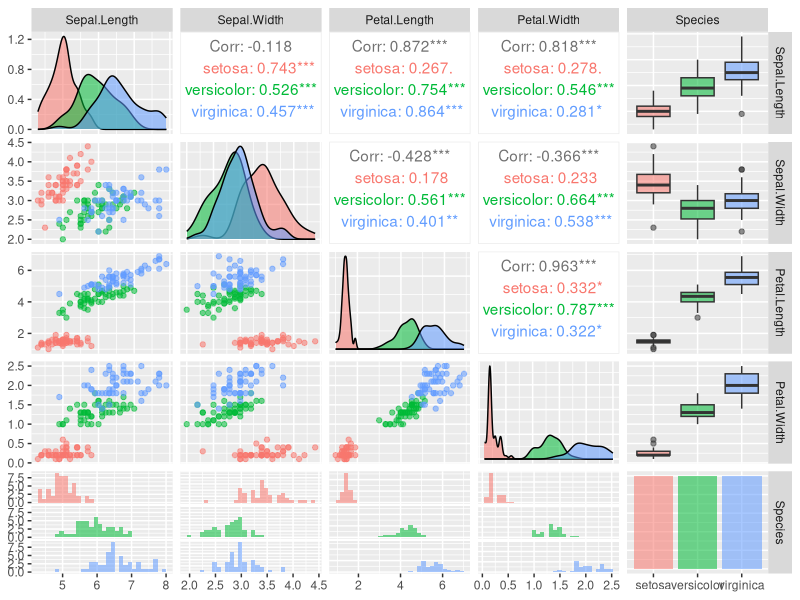
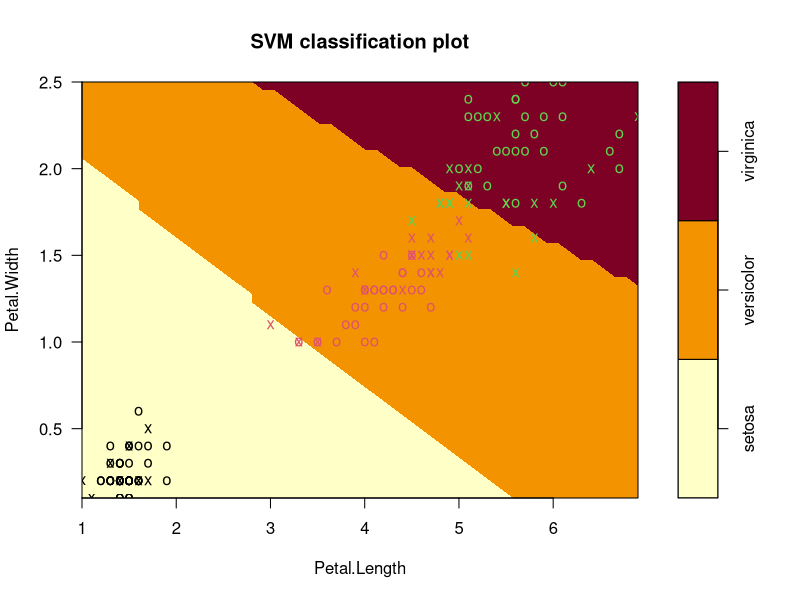

These charts were generated, in order, by the following R code:
#e1071 will be used for Support Vector Classification.
install.packages("e1071")
install.packages("GGally")
install.packages("ggplot2")

library(e1071)
library(GGally)
library(ggplot2)

#get the dataset
data(iris)

#explore the data
str(iris)
head(iris,3)

#Create the SVM model
svm_model <- svm(Species ~ ., data=iris,
                 kernel="radial") #linear/polynomial/sigmoid

#Lets have a closer look at the parameters 
#and judge before hand if a good model can be created or not.
ggpairs(iris, ggplot2::aes(colour = Species, alpha = 0.4))

#We can clearly see from the Histograms of Petal.length 
#and Petal.width that we can clearly separate out Setosa species with very high confidence.

#However, Versicolor and Virginica Species are overlapped. 
#If we look at the scatter plot of Sepal.Length vs Petal.Length 
#and Petal.Width vs Petal.Length, 
#we can distinctly see a separator that can be draw between the groups of Species.

#Looks like we can just use Petal.Width and Petal.Length as parameters 
#and come with a good model. SVM seems to be a very good model for this type of data.

plot(svm_model, data=iris,
     Petal.Width~Petal.Length,
     slice = list(Sepal.Width=3, Sepal.Length=4) 
)

#from the graph you can see data, support vector(represented by cross sign) 
#and decision boundary, belong to 3 types of species

#White color represented predicted class for second species(versicolor)

#Pink color represented predicted class for third species(virginica)

#Also we have 52 Support vector, 
#8 of them belongs to first species
#(You can see 8 cross in first class), 
#22 of them belongs to second species, 
#21 of them belongs to third species.

#Predict each Species
#Confusion matrix and misclassification error
pred = predict(svm_model,iris)
tab = table(Predicted=pred, Actual = iris$Species)
tab

#Get missclassification rate
1-sum(diag(tab)/sum(tab))

#How did the model do?
## With a misclassification rate of 3%, this model can be evaluated to be of good accuracy

#What is the accuracy rate?

##Accuracy Rate = 1- Misclassification Rate
##1- 0.027 = 0.973
##Accuracy Rate = 97%




